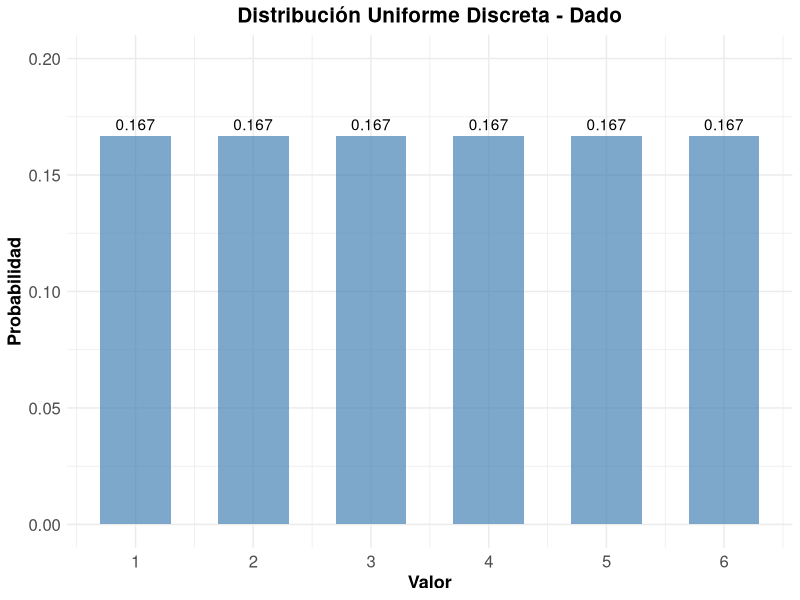
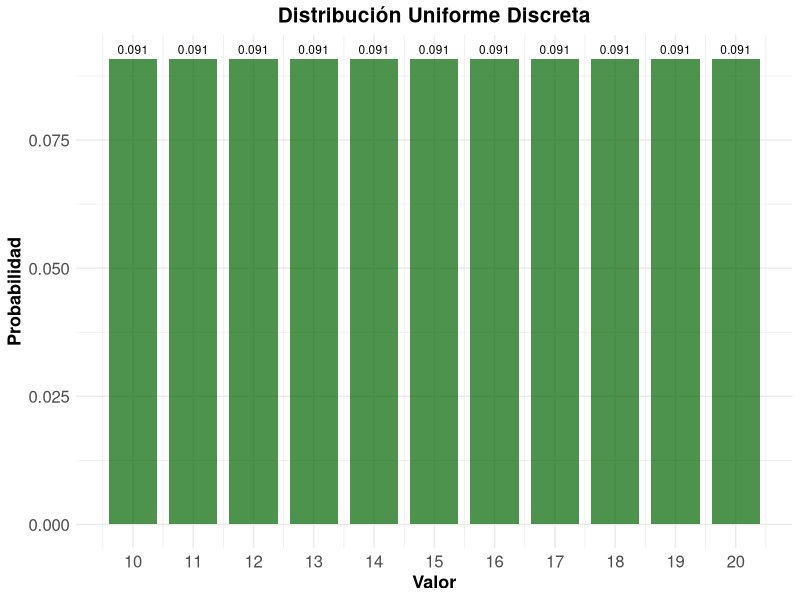
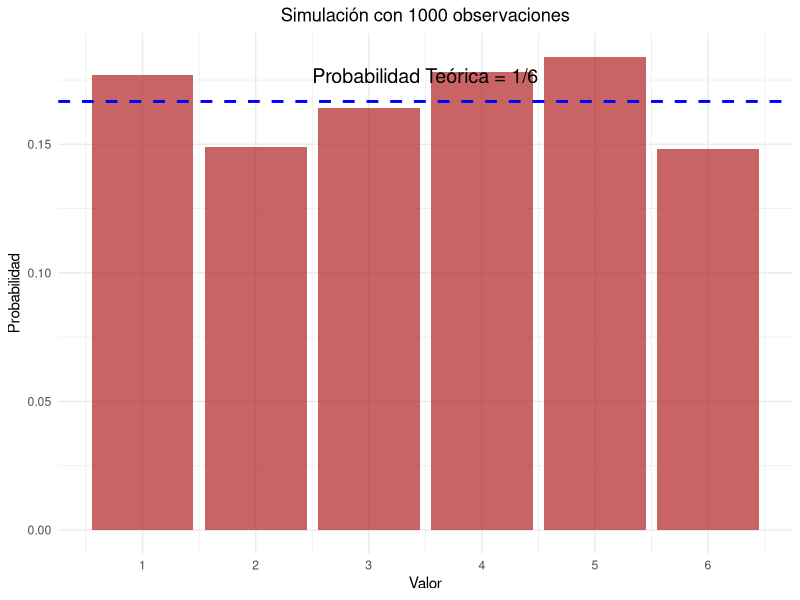
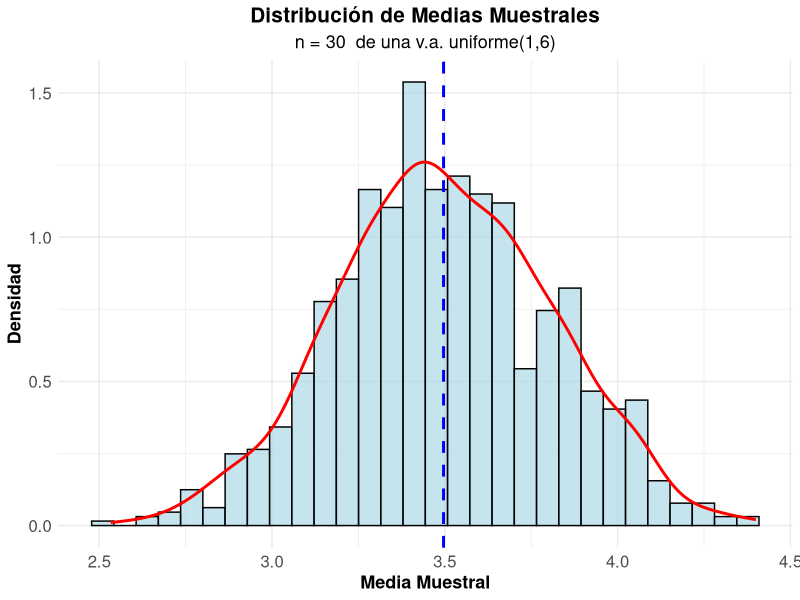
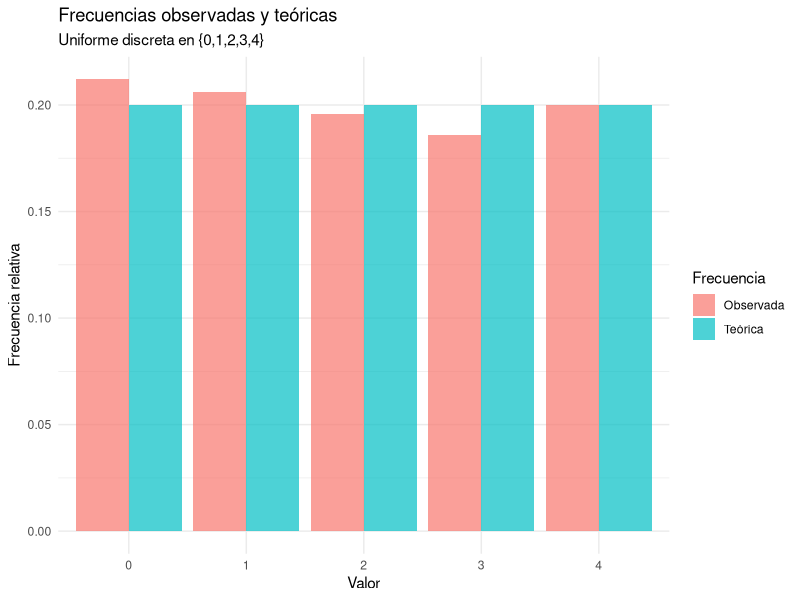
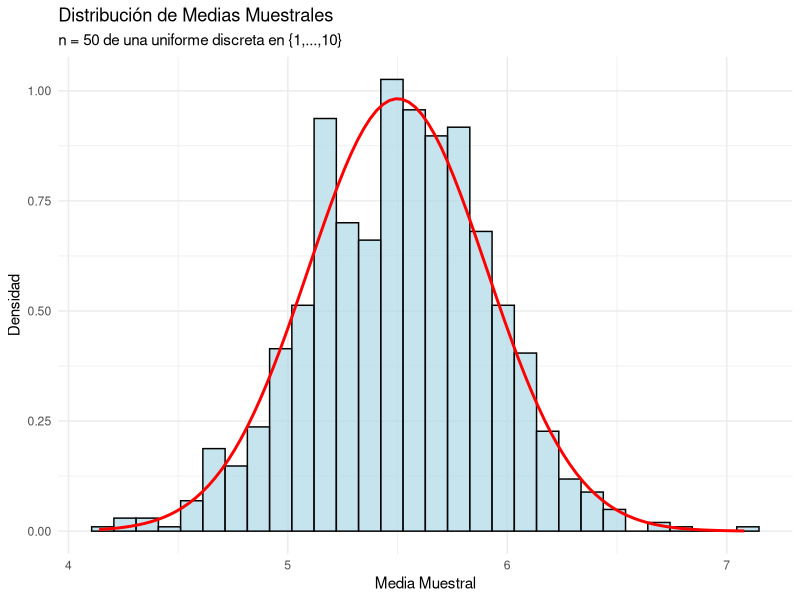

Reproduce these figures in R, in order.
## ---- chunk 1
#| label: setup
#| include: false
library(tidyverse)
library(kableExtra)
library(gridExtra)
## ---- chunk 2
#| code-fold: true
#| label: dado-ejemplo

# Parámetros del dado
x_1 <- 1
x_6 <- 6
valores <- x_1:x_6
probabilidades <- rep(1/length(valores), length(valores))

# Crear data frame
dado_data <- data.frame(
  Valor = valores,
  Probabilidad = probabilidades
)

# Mostrar tabla
kable(dado_data, 
      caption = "Distribución de probabilidad de un dado",
      align = "cc") %>%
  kable_styling(bootstrap_options = "striped")
## ---- chunk 3
#| code-fold: true
#| label: parametros-dado
# Media
media <- sum(dado_data$Valor)/length(dado_data$Valor)
cat("Media:", media, "\n")

# Varianza
varianza <- sum((dado_data$Valor- media)^2)/length(dado_data$Valor)
cat("Varianza:", varianza, "\n")

# Desviación estándar
desv_std <- sqrt(varianza)
cat("Desviación estándar:", round(desv_std, 4), "\n")
## ---- chunk 4
#| code-fold: true
#| label: grafico-dado
#| fig-cap: "Función de probabilidad de un dado"

ggplot(dado_data, aes(x = Valor, y = Probabilidad)) +
  geom_col(fill = "steelblue", alpha = 0.7, width = 0.6) +
  geom_text(aes(label = round(Probabilidad, 3)), vjust = -0.5) +
  scale_x_continuous(breaks = valores) +
  scale_y_continuous(limits = c(0, 0.20)) +
  labs(title = "Distribución Uniforme Discreta - Dado",
       x = "Valor",
       y = "Probabilidad") +
  theme_minimal() +
  theme(
    legend.title = element_text(size=13, face="bold"),
    legend.text = element_text(size=13),
    plot.title = element_text(size=15, face="bold", hjust = 0.5),
    plot.subtitle = element_text(size=13, hjust = 0.5),
    axis.text.x=element_text(size=12),
    axis.text.y=element_text(size=12),
    axis.title.x = element_text(face="bold", size=13),
    axis.title.y = element_text(face="bold", size=13)
    # panel.grid.major.y = element_line(color = "#ECF0F1", linewidth = 0.5,
    #   linetype = "dashed"),
    # panel.grid.minor.y = element_blank(),
    # panel.grid.major.x = element_blank(),
    # panel.background = element_rect(fill = "#FAFAFA", color = NA),
    # plot.background = element_rect(fill = "white", color = NA)
  )
## ---- chunk 5
#| code-fold: true
#| label: ejemplo-numeros

x2_1 <- 10
x2_n <- 20
valores2 <- x2_1:x2_n
probabilidades2 <- rep(1/(length(valores2)), length(valores2))

# Data_frame
data2 <- data.frame(
  Valor = valores2,
  Probabilidad = probabilidades2
)

# Parámetros estadísticos
media2 <- mean(data2$Valor)
varianza2 <- sum((data2$Valor - media2)^2)/length(data2$Valor)
desv_std2 <- sqrt(varianza2)

cat("Media:", media2, "\n")
cat("Varianza:", round(varianza2, 4), "\n")
cat("Desviación estándar:", round(desv_std2, 4), "\n")
## ---- chunk 6
#| label: grafico-numeros
#| code-fold: true
#| fig-align: "center"
#| fig-cap: "Distribución uniforme discreta entre 10 y 20"


ggplot(data2, aes(x = Valor, y = Probabilidad)) +
  geom_col(fill = "darkgreen", alpha = 0.7, width = 0.8) +
  geom_text(aes(label = round(Probabilidad, 3)), 
            vjust = -0.5, size = 3) +
  scale_x_continuous(breaks = seq(10, 20, 1)) +
  labs(title = "Distribución Uniforme Discreta",
       x = "Valor",
       y = "Probabilidad") +
  theme_minimal() +
  theme(
    legend.title = element_text(size=13, face="bold"),
    legend.text = element_text(size=13),
    plot.title = element_text(size=15, face="bold", hjust = 0.5),
    plot.subtitle = element_text(size=13, hjust = 0.5),
    axis.text.x=element_text(size=12),
    axis.text.y=element_text(size=12),
    axis.title.x = element_text(face="bold", size=13),
    axis.title.y = element_text(face="bold", size=13)
    # panel.grid.major.y = element_line(color = "#ECF0F1", linewidth = 0.5,
    #   linetype = "dashed"),
    # panel.grid.minor.y = element_blank(),
    # panel.grid.major.x = element_blank(),
    # panel.background = element_rect(fill = "#FAFAFA", color = NA),
    # plot.background = element_rect(fill = "white", color = NA)
  )
## ---- chunk 7
#| code-fold: true
#| label: simulacion

# Generar 1000 números aleatorios
n_sim <- 1000
muestra <- sample(1:6, n_sim, replace = TRUE)

# Frecuencias observadas
freq_obs <- table(muestra)
freq_rel <- prop.table(freq_obs)

# Comparar con probabilidades teóricas
comparacion <- data.frame(
  Valor = 1:6,
  Prob_Teorica = rep(1/6, 6),
  Freq_Observada = as.numeric(freq_rel)
)

kable(comparacion, 
      caption = "Comparación entre probabilidades teóricas y observadas",
      col.names = c("Valor", "Prob. Teórica", "Freq. Observada"),
      digits = 4) |> 
  kable_styling(bootstrap_options = "striped")
## ---- chunk 8
#| code-fold: true
#| label: grafico-simulacion
#| fig-width: 8
#| fig-height: 6
#| fig-align: "center"
#| fig-cap: "Comparación entre distribución teórica y simulada"



ggplot(comparacion) +
  geom_col(aes(x=Valor, y=Freq_Observada),alpha = 0.7, fill="firebrick") +
  scale_x_continuous(breaks = 1:6) +
  geom_hline(yintercept = 1/6, color = "blue", linetype = "dashed", linewidth = 1) +
  annotate("text", x=3.5, y=1/6 + 0.01, label="Probabilidad Teórica = 1/6", color = "black", size=5) +
  labs(title = paste("Simulación con", n_sim, "observaciones"),
       x = "Valor",
       y = "Probabilidad") +
  theme_minimal() +
  theme(plot.title = element_text(hjust = 0.5),
        legend.position = "bottom")
## ---- chunk 9
#| code-fold: true
#| label: limite-central
#| fig-width: 8
#| fig-height: 6
#| fig-align: "center"
#| fig-cap: "Verificación del Teorema Central del Límite"
# Simular medias muestrales

k_muestra <- 1000
n_muestra <- 30

medias_muestrales <- replicate(k_muestra, {
  muestra <- sample(1:6, n_muestra, replace = TRUE)
  mean(muestra)
})

# Crear histograma
hist_data <- data.frame(Medias = medias_muestrales)

ggplot(hist_data) +
  geom_histogram(aes(x=Medias, after_stat(density)), bins = 30, 
                 fill = "lightblue", alpha = 0.7, color = "black") +
  geom_density(aes(x = Medias), color = "red", linewidth = 1) +
  geom_vline(xintercept = mean(medias_muestrales), 
             color = "blue", linetype = "dashed", linewidth = 1) +
  labs(title = "Distribución de Medias Muestrales",
       subtitle = paste("n =", n_muestra, " de una v.a. uniforme(1,6)"),
       x = "Media Muestral",
       y = "Densidad") +
  theme_minimal() +
  theme(
    legend.title = element_text(size=13, face="bold"),
    legend.text = element_text(size=13),
    plot.title = element_text(size=15, face="bold", hjust = 0.5),
    plot.subtitle = element_text(size=13, hjust = 0.5),
    axis.text.x=element_text(size=12),
    axis.text.y=element_text(size=12),
    axis.title.x = element_text(face="bold", size=13),
    axis.title.y = element_text(face="bold", size=13)
    # panel.grid.major.y = element_line(color = "#ECF0F1", linewidth = 0.5,
    #   linetype = "dashed"),
    # panel.grid.minor.y = element_blank(),
    # panel.grid.major.x = element_blank(),
    # panel.background = element_rect(fill = "#FAFAFA", color = NA),
    # plot.background = element_rect(fill = "white", color = NA)
  )

# Estadísticas
cat("Media teórica:", (1+6)/2, "\n")
cat("Media observada:", round(mean(medias_muestrales), 4), "\n")
cat("Varianza teórica de la media:", round(((6-1+1)^2-1)/12/n_muestra, 4), "\n")
cat("Varianza observada de la media:", round(var(medias_muestrales), 4), "\n")
## ---- chunk 10
#| label: ejercicio-uniforme-1
#| fig-align: center

set.seed(123)

n_sim <- 500
valores <- 0:4

muestra_uniforme <- sample(
  valores,
  size = n_sim,
  replace = TRUE
)

frecuencias <- table(
  factor(muestra_uniforme, levels = valores)
)

comparacion_uniforme <- data.frame(
  Valor = valores,
  Frecuencia_Observada = as.numeric(frecuencias) / n_sim,
  Frecuencia_Teorica = rep(1/5, 5)
)

comparacion_uniforme
## ---- chunk 11
#| label: grafico-uniforme-1
#| fig-align: center

library(ggplot2)

datos_grafico <- data.frame(
  Valor = rep(valores, 2),
  Frecuencia = c(
    comparacion_uniforme$Frecuencia_Observada,
    comparacion_uniforme$Frecuencia_Teorica
  ),
  Tipo = rep(
    c("Observada", "Teórica"),
    each = length(valores)
  )
)

ggplot(datos_grafico,
       aes(x = factor(Valor), y = Frecuencia, fill = Tipo)) +
  geom_col(position = "dodge", alpha = 0.7) +
  labs(
    title = "Frecuencias observadas y teóricas",
    subtitle = "Uniforme discreta en {0,1,2,3,4}",
    x = "Valor",
    y = "Frecuencia relativa",
    fill = "Frecuencia"
  ) +
  theme_minimal()
## ---- chunk 12
#| label: ejercicio-uniforme-tcl
#| fig-align: center

set.seed(123)

k_muestra <- 1000
n_muestra <- 50

medias_muestrales <- replicate(k_muestra, {
  muestra <- sample(1:10, n_muestra, replace = TRUE)
  mean(muestra)
})

hist_data <- data.frame(Medias = medias_muestrales)

ggplot(hist_data) +
  geom_histogram(
    aes(x = Medias, y = after_stat(density)),
    bins = 30,
    fill = "lightblue",
    alpha = 0.7,
    color = "black"
  ) +
  stat_function(
    fun = dnorm,
    args = list(
      mean = 5.5,
      sd = sqrt(8.25 / 50)
    ),
    color = "red",
    linewidth = 1
  ) +
  labs(
    title = "Distribución de Medias Muestrales",
    subtitle = "n = 50 de una uniforme discreta en {1,...,10}",
    x = "Media Muestral",
    y = "Densidad"
  ) +
  theme_minimal()

cat("Media teórica:", 5.5, "\n")
cat("Media observada:", mean(medias_muestrales), "\n")
cat("Varianza teórica:", 8.25/50, "\n")
cat("Varianza observada:", var(medias_muestrales), "\n")
